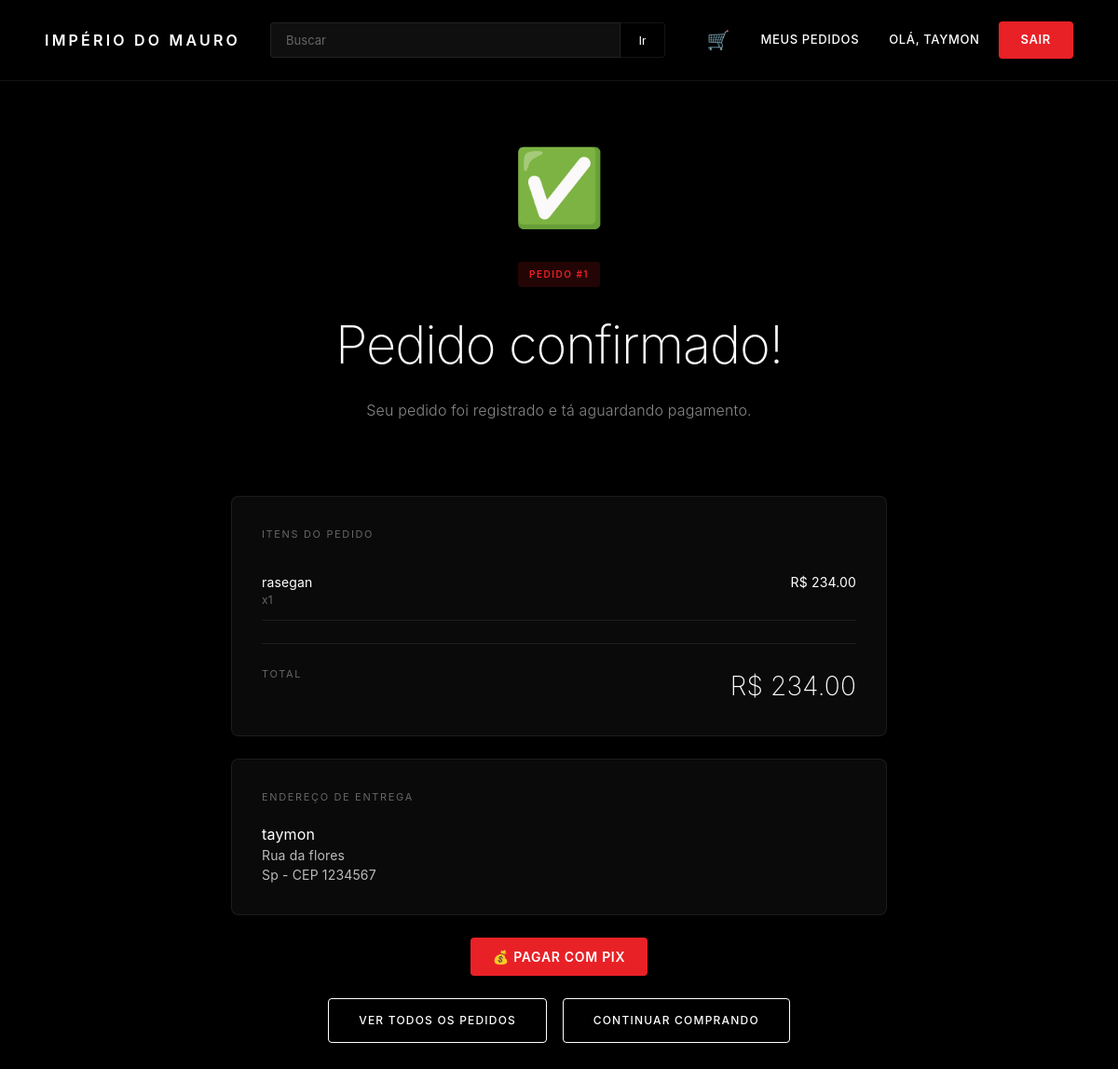
/pedido/1 (signed in), run on the app's committed database.
### tables this page shows
CREATE TABLE pedidos (id INTEGER PRIMARY KEY AUTOINCREMENT, cliente_id INTEGER NOT NULL, nome_entrega TEXT NOT NULL, endereco TEXT NOT NULL, cidade TEXT NOT NULL, cep TEXT NOT NULL, total REAL NOT NULL, status TEXT DEFAULT "pendente", criado_em TIMESTAMP DEFAULT CURRENT_TIMESTAMP);

CREATE TABLE itens_pedido (id INTEGER PRIMARY KEY AUTOINCREMENT, pedido_id INTEGER NOT NULL, produto_id INTEGER NOT NULL, nome_produto TEXT NOT NULL, preco REAL NOT NULL, quantidade INTEGER NOT NULL);

### app.py (the view)
@app.route("/pedido/<int:pedido_id>")
def ver_pedido(pedido_id):
    if not cliente_logado():
        return redirect(url_for("entrar_cliente"))
    conn = sqlite3.connect(DB)
    c = conn.cursor()
    c.execute("SELECT id, cliente_id, nome_entrega, endereco, cidade, cep, total, status, criado_em FROM pedidos WHERE id=? AND cliente_id=?",
              (pedido_id, session["cliente_id"]))
    pedido = c.fetchone()
    if not pedido:
        conn.close()
        return render_template("404.html"), 404
    c.execute("SELECT nome_produto, preco, quantidade FROM itens_pedido WHERE pedido_id=?", (pedido_id,))
    itens = c.fetchall()
    conn.close()
    return render_template("pedido_confirmado.html", pedido=pedido, itens=itens)

### app.py (called while the page is built)
@app.before_request
def checar_manutencao():
    rotas_livres = ["/login", "/manutencao", "/static/favicon.svg"]
    if request.path.startswith("/static/"):
        return
    if request.path in rotas_livres:
        return
    if session.get("adm"):
        return
    if MODO_MANUTENCAO:
        return render_template("manutencao.html"), 503

def cliente_logado():
    return session.get("cliente_id") is not None

@app.context_processor
def injetar_contexto():
    carrinho = session.get("carrinho", {})
    total_itens = sum(carrinho.values()) if carrinho else 0
    return {
        "total_carrinho": total_itens,
        "cliente_logado": session.get("cliente_id") is not None,
        "cliente_nome": session.get("cliente_nome", "")
    }

### templates/pedido_confirmado.html (shortened to what this page needs)
<!DOCTYPE html>
<html lang="pt-br">
<head>
    <link rel="stylesheet" href="/static/css/style.css">
</head>
<body>
    <nav class="navbar-tesla">
    <a href="/" class="logo">Império do Mauro</a>
    <form class="search-bar" method="GET" action="/">
        <input type="text" name="busca" placeholder="Buscar" value="{{ busca or '' }}">
        <button type="submit">Ir</button>
    </form>
    <div class="nav-links">
        <a href="/carrinho" style="position: relative; color: var(--white); text-decoration: none; font-size: 20px; padding: 8px 12px;">
            🛒
        </a>
        {% if session.get('adm') %}
            <a href="/painel">Painel</a>
            <a href="/logout" class="btn-tesla">Sair</a>
        {% elif cliente_logado %}
            <a href="/meus-pedidos" style="color: var(--white); text-decoration: none; font-size: 13px; padding: 8px 12px;">Meus pedidos</a>
            <a href="/minha-conta" style="color: var(--white); text-decoration: none; font-size: 13px; padding: 8px 12px;">Olá, {{ cliente_nome.split(' ')[0] }}</a>
            <a href="/sair-cliente" class="btn-tesla">Sair</a>
        {% else %}
            <a href="/entrar" style="color: var(--white); text-decoration: none; font-size: 13px; padding: 8px 12px;">Entrar</a>
            <a href="/cadastro" class="btn-tesla">Cadastrar</a>
        {% endif %}
    </div>
</nav>
    <section style="padding: 140px 24px 40px; text-align: center;">
        <div style="font-size: 80px; margin-bottom: 20px;">✅</div>
        <div class="badge-tesla" style="margin-bottom: 20px;">Pedido #{{ pedido[0] }}</div>
        <h1 style="font-size: clamp(32px, 5vw, 56px); font-weight: 200; letter-spacing: -0.02em;">
            Pedido confirmado!
        </h1>
        <p style="color: var(--gray-400); font-weight: 300; margin-top: 16px;">
            Seu pedido foi registrado e tá aguardando pagamento.
        </p>
    </section>
    <section class="section-tesla" style="padding-top: 40px; max-width: 800px;">
        <div style="background: var(--gray-900); border: 1px solid var(--border-subtle); border-radius: 8px; padding: 32px; margin-bottom: 24px;">
            <p style="font-size: 11px; letter-spacing: 0.15em; text-transform: uppercase; color: var(--gray-500); margin-bottom: 20px;">Itens do pedido</p>
            {% for item in itens %}
                <div style="display: flex; justify-content: space-between; padding: 12px 0; border-bottom: 1px solid var(--border-subtle);">
                    <div>
                        <p style="font-size: 14px; color: var(--white);">{{ item[0] }}</p>
                        <p style="font-size: 12px; color: var(--gray-500);">x{{ item[2] }}</p>
                    </div>
                    <p style="font-size: 14px; color: var(--white);">R$ {{ "%.2f"|format(item[1] * item[2]) }}</p>
                </div>
            {% endfor %}
            <div style="margin-top: 24px; padding-top: 24px; border-top: 1px solid var(--border-subtle); display: flex; justify-content: space-between;">
                <span style="font-size: 11px; letter-spacing: 0.15em; text-transform: uppercase; color: var(--gray-500);">Total</span>
                <span style="font-size: 28px; font-weight: 200; color: var(--white);">R$ {{ "%.2f"|format(pedido[6]) }}</span>
            </div>
        </div>
        <div style="background: var(--gray-900); border: 1px solid var(--border-subtle); border-radius: 8px; padding: 32px; margin-bottom: 24px;">
            <p style="font-size: 11px; letter-spacing: 0.15em; text-transform: uppercase; color: var(--gray-500); margin-bottom: 20px;">Endereço de entrega</p>
            <p style="color: var(--white);">{{ pedido[2] }}</p>
            <p style="color: var(--gray-300); font-size: 14px;">{{ pedido[3] }}</p>
            <p style="color: var(--gray-300); font-size: 14px;">{{ pedido[4] }} - CEP {{ pedido[5] }}</p>
        </div>
        <div style="text-align: center;">
            {% if pedido[7] == 'pendente' %}
                <a href="/pedido/{{ pedido[0] }}/pagar" class="btn-tesla" style="padding: 16px 40px; font-size: 14px; letter-spacing: 0.15em;">
                    💰 Pagar com Pix
                </a>
                <br><br>
            {% endif %}
            <a href="/meus-pedidos" class="btn-tesla-outline">Ver todos os pedidos</a>
            <a href="/" class="btn-tesla-outline" style="margin-left: 12px;">Continuar comprando</a>
        </div>
    </section>
</body>
</html>

### static/css/style.css (style rules this page uses)
:root { --black: #000000; --white: #ffffff; --gray-900: #0a0a0a; --gray-800: #111111; --gray-700: #1a1a1a; --gray-500: #666666; --gray-400: #888888; --gray-300: #bbbbbb; --tesla-red: #e82127; --tesla-red-hover: #c41c21; --border-subtle: rgba(255,255,255,0.08); --font: -apple-system, BlinkMacSystemFont, 'Segoe UI', 'Inter', 'Helvetica Neue', Arial, sans-serif; }
* { box-sizing: border-box; margin: 0; padding: 0; }
html { scroll-behavior: smooth; }
body { background: var(--black); color: var(--white); font-family: var(--font); font-weight: 400; line-height: 1.5; letter-spacing: 0.01em; -webkit-font-smoothing: antialiased; min-height: 100vh; }
.navbar-tesla { position: fixed; top: 0; left: 0; right: 0; padding: 20px 48px; display: flex; align-items: center; gap: 32px; background: rgba(0,0,0,0.72); backdrop-filter: blur(20px); -webkit-backdrop-filter: blur(20px); z-index: 1000; transition: all 0.3s ease; border-bottom: 1px solid var(--border-subtle); }
.navbar-tesla .logo { font-size: 16px; font-weight: 600; letter-spacing: 0.2em; text-transform: uppercase; color: var(--white); text-decoration: none; white-space: nowrap; }
.navbar-tesla .search-bar { flex: 1; max-width: 500px; display: flex; margin-left: auto; margin-right: auto; }
.navbar-tesla .search-bar input { flex: 1; padding: 10px 16px; background: rgba(255,255,255,0.06); border: 1px solid var(--border-subtle); border-radius: 4px 0 0 4px; color: var(--white); font-size: 13px; font-family: var(--font); transition: all 0.2s; }
.navbar-tesla .search-bar input::placeholder { color: var(--gray-500); }
.navbar-tesla .search-bar button { padding: 10px 20px; background: transparent; border: 1px solid var(--border-subtle); border-left: none; border-radius: 0 4px 4px 0; color: var(--white); font-size: 13px; font-weight: 500; cursor: pointer; transition: all 0.2s; }
.navbar-tesla .nav-links { display: flex; align-items: center; gap: 8px; }
.navbar-tesla .nav-links a { color: var(--white); text-decoration: none; font-size: 13px; font-weight: 500; letter-spacing: 0.05em; padding: 10px 20px; border-radius: 4px; transition: all 0.2s; text-transform: uppercase; }
.btn-tesla { background: var(--tesla-red) !important; color: var(--white) !important; padding: 10px 24px !important; border-radius: 4px !important; font-weight: 600 !important; letter-spacing: 0.05em !important; transition: all 0.2s !important; border: none; cursor: pointer; text-decoration: none; display: inline-block; font-size: 13px; text-transform: uppercase; }
.btn-tesla-outline { background: transparent; color: var(--white); border: 1px solid var(--white); padding: 14px 32px; border-radius: 4px; font-weight: 500; letter-spacing: 0.1em; text-transform: uppercase; font-size: 12px; text-decoration: none; cursor: pointer; transition: all 0.3s; display: inline-block; }
.section-tesla { padding: 100px 48px; max-width: 1400px; margin: 0 auto; }
.badge-tesla { display: inline-block; padding: 6px 12px; background: rgba(232, 33, 39, 0.15); color: var(--tesla-red); font-size: 10px; letter-spacing: 0.15em; text-transform: uppercase; font-weight: 600; border-radius: 3px; }

### data on the page
pedidos: nome_entrega "TAYMON", id "1", total "234.00", nome_entrega "taymon", endereco "Rua da flores", cidade "Sp", cep "1234567"
itens_pedido: nome_produto "rasegan", quantidade "1", item[1]*item[2] "234.00"
